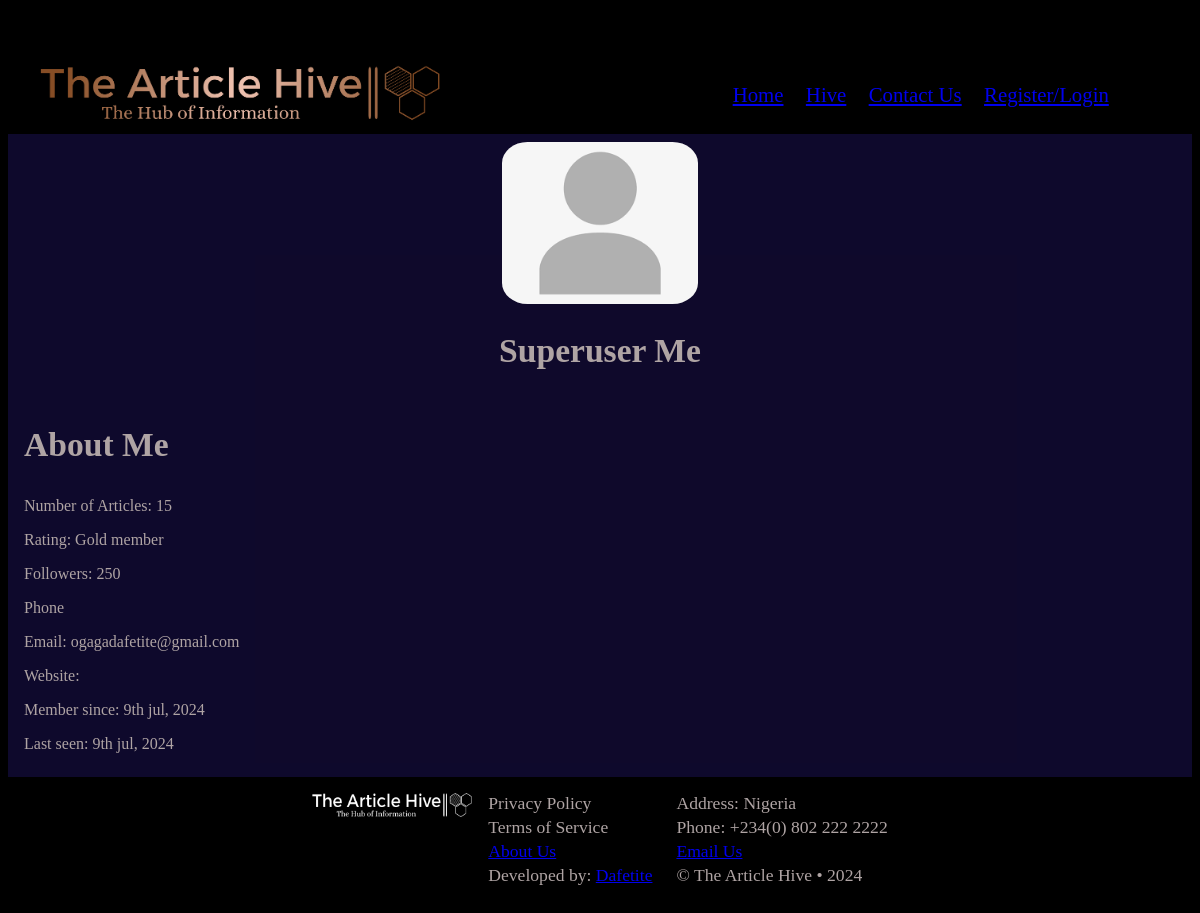
Page /profile/1/ on the committed database.
### article_hive_app/models.py (models this page shows, shortened)
class User(AbstractUser):
	middle_name = models.CharField(max_length=100, null=True, blank=True)
	email = models.EmailField(max_length=200, unique=True)
	username = models.CharField(default="ArticleHiveUser", max_length=15)
	phone = models.CharField(null=True, blank=True, max_length=14)
	website = models.URLField(max_length=200, null=True, blank=True)
	profile_picture = models.ImageField(upload_to=unique_profile_pic, null=True, blank=True, default='profile_pictures/placeholder.png')
	aboutme = models.TextField()
	USERNAME_FIELD = 'email'
	REQUIRED_FIELDS = []

### article_hive_app/views.py (the view)
# urls.py: path('profile/<int:pk>/', views.profile_page, name='profile'),
def profile_page(request, pk):
    member = get_object_or_404(User, pk=pk)
    print(f"User ID profile: {member.pk}")
    print(f"Profile picture path: {member.profile_picture}")
    print(f"Profile aboutme path: {member.aboutme}")
    context = {
        'member': member,
        'profile': profile,
        'pgname': 'Profile'
    }
    return render(request, 'profile.html', context)

### templates/profile.html (shortened to what this page needs)
{% extends 'base.html' %}
{% load static %}
{% block section %}
{% with "" as empty %}
<section class="profile">
	<div>
		<div class="profile-img-container right-anime small-container">
			<img src="{{ member.profile_picture.url|default:empty }}" alt="profile photo" />
			<h1>{{ member.first_name|default:empty|capfirst }} {{ member.middle_name|default:empty|capfirst }} {{ member.last_name|default:empty|capfirst }}</h1>
		</div>
		<h1 style="margin-bottom: 0;" class="left-anime">About Me</h1>
	</div>
	<div class="top-drop">
		<p>Number of Articles: {{ profile.number_of_articles|default:empty }}</p>
		<p>Rating: {{ profile.rating|default:empty }}</p>
		<p>Followers: {{ profile.followers|default:empty }}</p>
		<p>Phone {{ member.phone|default:empty }}</p>
		<p>Email: {{ member.email|default:empty }}</p>
		<p>Website: {{ member.website|default:empty }}</p>
		<p>Member since: {{ member.date_joined|default:empty|date:"jS b, Y" }}</p>
		<p>Last seen: {{ member.last_login|default:empty|date:"jS b, Y" }}</p>
	</div>
</section>
{% endwith %}
{% endblock section %}

### static/article_hive_project/css/style.css (style rules this page uses)
.top-drop { opacity: 0; animation: dropdown 1s ease-out forwards; }
.left-anime { opacity: 0; animation: fadeIn 2s ease-out forwards; }
.right-anime { opacity: 0; animation: fadeOut 2s ease-out forwards; }
p { font-size: 0; }
body { background-color: black; }
.profile { display: flex; flex-direction: column; gap: .1rem; background-color: #4f33ec2f; padding: .5rem 1rem; }
.profile-img-container { display: flex; flex-direction: column; justify-content: center; align-items: center; }
.about h1, .article h1, .profile h1 { font-size: 2.1rem; }

### rows in the picture
User: profile_picture (placeholder picture), first_name "Superuser Me", email "ogagadafetite@gmail.com", date_joined "9th jul, 2024", last_login "9th jul, 2024"

### other values in the picture
{{ profile.number_of_articles|default:empty }} "15"
{{ profile.rating|default:empty }} "Gold member"
{{ profile.followers|default:empty }} "250"
